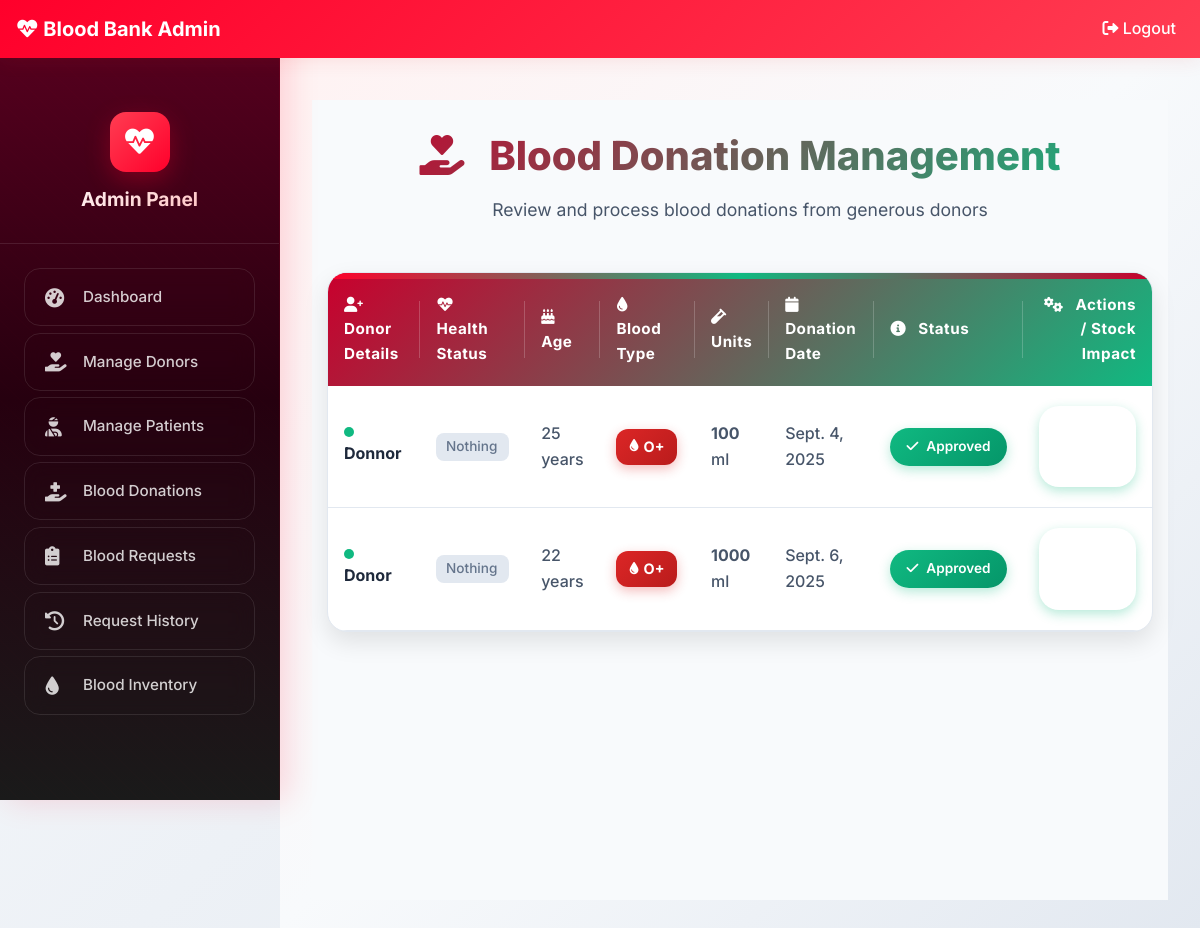
Screenshot of /admin-donation (signed in) with the database file from the repository.
### donor/models.py (models this page shows, shortened)
class BloodDonate(models.Model):
    donor=models.ForeignKey(Donor,on_delete=models.CASCADE)
    disease=models.CharField(max_length=100,default="Nothing")
    age=models.PositiveIntegerField()
    bloodgroup=models.CharField(max_length=10)
    unit=models.PositiveIntegerField(default=0)
    status=models.CharField(max_length=20,default="Pending")
    date=models.DateField(auto_now=True)

class Donor(models.Model):
    user=models.OneToOneField(User,on_delete=models.CASCADE)
    profile_pic= models.ImageField(upload_to='profile_pic/Donor/',null=True,blank=True)
    bloodgroup=models.CharField(max_length=10)
    aadhaar_number = models.CharField(max_length=12, unique=True, null=True, blank=True, help_text='Enter 12-digit Aadhaar number')
    address = models.CharField(max_length=40)
    mobile = models.CharField(max_length=20,null=False)
    def __str__(self):
        return self.user.first_name

### blood/views.py (the view)
# urls.py: path('admin-donation', views.admin_donation_view,name='admin-donation'),
@login_required(login_url='adminlogin')
def admin_donation_view(request):
    donations=dmodels.BloodDonate.objects.all()
    return render(request,'blood/admin_donation.html',{'donations':donations})

### templates/blood/admin_donation.html (shortened to what this page needs)
{% extends 'blood/adminbase.html' %}
{% block content %}
{% load widget_tweaks %}
{% load static %}
<div class="donation-management-wrapper">
    <div class="container">
        <div class="donation-header">
            <h1 class="donation-title">
                <i class="fas fa-hand-holding-heart" style="margin-right: 1rem; color: #10b981;"></i>
                Blood Donation Management
            </h1>
            <p class="donation-subtitle">Review and process blood donations from generous donors</p>
        </div>
        <div class="table-container">
            <table class="modern-table">
                <thead>
                    <tr>
                        <th scope="col">
                            <i class="fas fa-user-plus" style="margin-right: 0.5rem;"></i>
                            Donor Details
                        </th>
                        <th scope="col">
                            <i class="fas fa-heartbeat" style="margin-right: 0.5rem;"></i>
                            Health Status
                        </th>
                        <th scope="col">
                            <i class="fas fa-birthday-cake" style="margin-right: 0.5rem;"></i>
                            Age
                        </th>
                        <th scope="col">
                            <i class="fas fa-tint" style="margin-right: 0.5rem;"></i>
                            Blood Type
                        </th>
                        <th scope="col">
                            <i class="fas fa-vial" style="margin-right: 0.5rem;"></i>
                            Units
                        </th>
                        <th scope="col">
                            <i class="fas fa-calendar" style="margin-right: 0.5rem;"></i>
                            Donation Date
                        </th>
                        <th scope="col">
                            <i class="fas fa-info-circle" style="margin-right: 0.5rem;"></i>
                            Status
                        </th>
                        <th scope="col" style="text-align: right;">
                            <i class="fas fa-cogs" style="margin-right: 0.5rem;"></i>
                            Actions / Stock Impact
                        </th>
                    </tr>
                </thead>
                <tbody>
                    {% for t in donations %}
                    <tr>
                        <td>
                            <div class="donor-info">
                                <span class="health-indicator health-good"></span>
                                <div class="donor-name">{{t.donor}}</div>
                            </div>
                        </td>
                        <td>
                            <div class="donor-disease">{{t.disease}}</div>
                        </td>
                        <td>{{t.age}} years</td>
                        <td>
                            <span class="blood-group-badge">
                                <i class="fas fa-tint"></i>
                                {{t.bloodgroup}}
                            </span>
                        </td>
                        <td><strong>{{t.unit}}</strong> ml</td>
                        <td>{{t.date}}</td>
                        <td>
                            {% if t.status == 'Pending' %}
                                <span class="status-label status-pending">
                                    <i class="fas fa-clock"></i>
                                    Pending
                                </span>
                            {% elif t.status == 'Approved' %}
                                <span class="status-label status-approved">
                                    <i class="fas fa-check"></i>
                                    Approved
                                </span>
                            {% else %}
                                <span class="status-label status-rejected">
                                    <i class="fas fa-times"></i>
                                    Rejected
                                </span>
                            {% endif %}
                        </td>
                        <td>
                            {% if t.status == 'Pending' %}
                                <div class="action-group">
                                    <a href="{% url 'approve-donation' t.id %}" class="action-btn approve-btn">
                                        <i class="fas fa-check"></i>
                                        Approve
                                    </a>
                                    <a href="{% url 'reject-donation' t.id %}" class="action-btn reject-btn">
                                        <i class="fas fa-times"></i>
                                        Reject
                                    </a>
                                </div>
                            {% elif t.status == 'Approved' %}
                                <span class="stock-label stock-added">
                                    <i class="fas fa-arrow-up"></i>
                                </span>
                            {% else %}
                                <span class="stock-label stock-none">
                                    <i class="fas fa-ban"></i>
                                    No Units Added
                                </span>
                            {% endif %}
                        </td>
                    </tr>
                    {% endfor %}
                </tbody>
            </table>
        </div>
    </div>
</div>
{% endblock content %}

### static/css/modern.css (style rules this page uses)
:root { --primary-100: #FFF2F2; --primary-200: #FFB6B6; --primary-300: #FF7980; --primary-400: #FF3D52; --primary-500: #FF002B; --primary-600: #C9002D; --primary-700: #93002A; --primary-800: #5C0020; --primary-900: #26000F; --primary-red: var(--primary-500); --secondary-red: var(--primary-400); --light-red: var(--primary-100); --dark-red: var(--primary-700); --pure-white: #ffffff; --light-gray: #f8fafc; --medium-gray: #64748b; --dark-gray: #1e293b; --shadow: 0 10px 25px rgba(0, 0, 0, 0.1); --shadow-lg: 0 20px 40px rgba(0, 0, 0, 0.1); }
* { margin: 0; padding: 0; box-sizing: border-box; }
body { font-family: 'Inter', 'Segoe UI', Tahoma, Geneva, Verdana, sans-serif; line-height: 1.6; color: var(--dark-gray); background-color: var(--pure-white); }

### templates/blood/adminbase.html (style rules this page uses)
.admin-body { background: linear-gradient(135deg, #f8fafc 0%, #e2e8f0 100%); font-family: 'Inter', sans-serif; }

### rows the page displays
BloodDonate: donor "Donnor", disease "Nothing", age "25", bloodgroup "O+", unit "100", date "Sept. 4, 2025", status "Approved" (drawn)
BloodDonate: donor "Donor", disease "Nothing", age "22", bloodgroup "O+", unit "1000", date "Sept. 6, 2025", status "Approved" (drawn)
